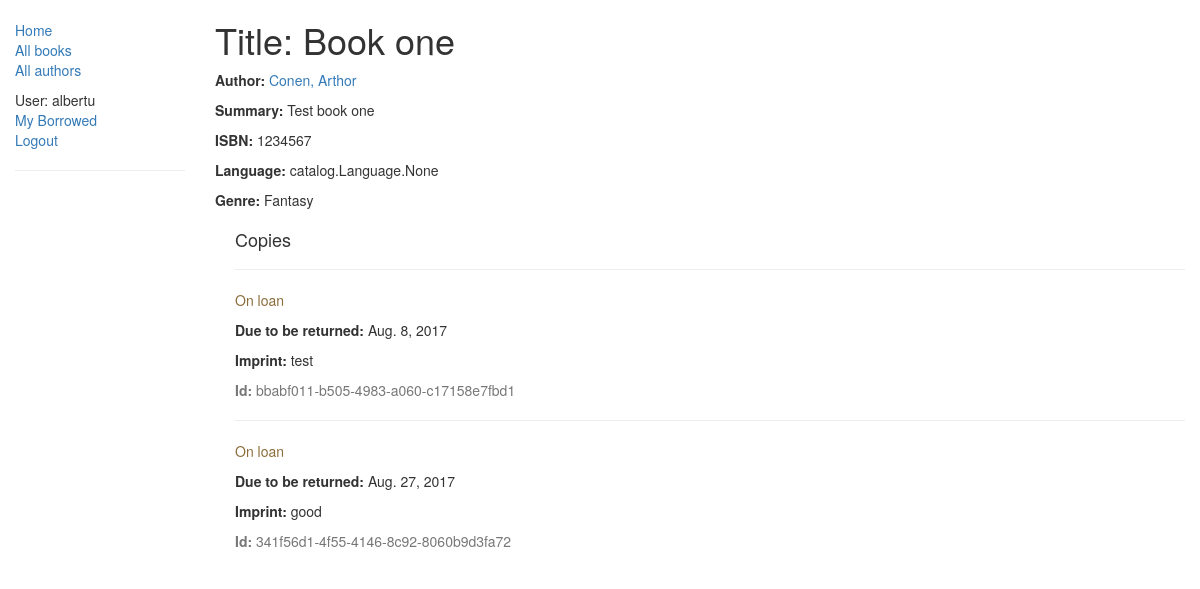
The page /catalog/book/1 (signed in) on the database its author committed.
### catalog/models.py (models this page shows, shortened)
class Book(models.Model):
    title = models.CharField(max_length=200)
    author = models.ForeignKey('Author', on_delete=models.SET_NULL, null=True)
    summary = models.TextField(max_length=1000, help_text="Enter a brief description of the book")
    isbn = models.CharField('ISBN', max_length=13,
                            help_text='13 Character <a href="https://www.isbn-international.org/content/what-isbn">ISBN number</a>')
    genre = models.ManyToManyField(Genre, help_text="Select a genre for this book")
    language = models.ManyToManyField(Language, help_text="Select a language for this book")
    def display_genre(self):
        """
        Creates a string for the Genre. This is required to display genre in Admin.
        """
        return ', '.join([genre.name for genre in self.genre.all()[:3]])
    display_genre.short_description = 'Genre'
    def display_language(self):
        """
        Creates a string for the Language. This is required to display Language in Admin.
        """
        return ', '.join([language.name for language in self.language.all()[:3]])
    display_language.short_description = 'Language'
    class Meta:
        ordering = ['title']

class Author(models.Model):
    first_name = models.CharField(max_length=100)
    last_name = models.CharField(max_length=100)
    date_of_birth = models.DateField(null=True, blank=True)
    date_of_death = models.DateField('Died', null=True, blank=True)
    def __str__(self):
        return '%s, %s' % (self.last_name, self.first_name)
    class Meta:
        ordering = ['last_name']

class Genre(models.Model):
    name = models.CharField(max_length=200, help_text="Enter a book genre (e.g. Science Fiction, French Poetry etc.)")
    def __str__(self):
        return self.name

class BookInstance(models.Model):
    id = models.UUIDField(primary_key=True, default=uuid.uuid4,
                          help_text="Unique ID for this particular book across whole library")
    book = models.ForeignKey('Book', on_delete=models.SET_NULL, null=True)
    imprint = models.CharField(max_length=200)
    due_back = models.DateField(null=True, blank=True)
    borrower = models.ForeignKey(User, on_delete=models.SET_NULL, null=True, blank=True)
    LOAN_STATUS = (
        ('m', 'Maintenance'),
        ('o', 'On loan'),
        ('a', 'Available'),
        ('r', 'Reserved'),
    )
    status = models.CharField(max_length=1, choices=LOAN_STATUS, blank=True, default='d', help_text='Book availability')
    class Meta:
        ordering = ["due_back"]
        permissions = (("can_mark_returned", "Set book as returned"),)
    def show_status(self):
        """
        Creates a string for the Bookinstance Status. This is required to display Status in Admin.
        """
        return ', '.join(self.status)
    show_status.short_description = 'Status'
    def display_due_date(self):
        """
        Creates a string for due date of the Loaned book . This is required to display Due Date in Admin.
        """
        return self.due_back
    display_due_date.short_description = 'Due Date'

### catalog/views.py (the view)
# urls.py: url(r'^book/(?P<pk>\d+)$', views.BookDetailView.as_view(), name='book-detail'),
class BookDetailView(LoginRequiredMixin, generic.DetailView):
    model = Book

### catalog/templates/catalog/book_detail.html
{% extends "base_generic.html" %}
{% block content %}
  <h1>Title: {{ book.title }}</h1>
  <p><strong>Author:</strong> <a href="{% url 'author-detail' book.author.pk %}">{{ book.author }}</a></p>
  <p><strong>Summary:</strong> {{ book.summary }}</p>
  <p><strong>ISBN:</strong> {{ book.isbn }}</p>
  <p><strong>Language:</strong> {{ book.language }}</p>
  <p><strong>Genre:</strong> {% for genre in book.genre.all %} {{ genre }}{% if not forloop.last %}, {% endif %}{% endfor %}</p>
  <div style="margin-left:20px;margin-top:20px">
    <h4>Copies</h4>
    {% for copy in book.bookinstance_set.all %}
    <hr>
    <p class="{% if copy.status == 'a' %}text-success{% elif copy.status == 'd' %}text-danger{% else %}text-warning{% endif %}">{{ copy.get_status_display }}</p>
    {% if copy.status != 'a' %}<p><strong>Due to be returned:</strong> {{copy.due_back}}</p>{% endif %}
    <p><strong>Imprint:</strong> {{copy.imprint}}</p>
    <p class="text-muted"><strong>Id:</strong> {{copy.id}}</p>
    {% endfor %}
  </div>
{% endblock %}

### catalog/templates/base_generic.html (shortened to what this page needs)
<!DOCTYPE html>
<html lang="en">
<head>
  {% load static %}
  <link rel="stylesheet" href="{% static 'css/style.css' %}" />
  <link rel="stylesheet" href="https://maxcdn.bootstrapcdn.com/bootstrap/3.3.7/css/bootstrap.min.css" />
</head>
<body>
  <div class="container-fluid">
    <div class="row">
      <div class="col-sm-2">
      {% block sidebar %}
      <ul class="sidebar-nav">
          <li><a href="{% url 'index' %}">Home</a></li>
          <li><a href="{% url 'books' %}">All books</a></li>
          <li><a href="{% url 'authors' %}">All authors</a></li>
          {% if user.is_authenticated %}
             <li>User: {{ user.get_username }}</li>
             <li><a href="{% url 'my-borrowed' %}">My Borrowed</a></li>
             <li><a href="{% url 'logout'%}?next={{request.path}}">Logout</a></li>
           {% else %}
             <li><a href="{% url 'login'%}?next={{request.path}}">Login</a></li>
          {% endif %}
          <hr />
      </ul>
     {% endblock %}
      </div>
      <div class="col-sm-10 ">
      {% block content %}{% endblock %}
      </div>
    </div>
  </div>
</body>
</html>

### catalog/static/css/style.css (style rules this page uses)
.sidebar-nav { margin-top: 20px; padding: 0; list-style: none; }

### rows shown on the page
Book: title "Book one", author "Conen, Arthor", summary "Test book one", isbn "1234567", language "catalog.Language.None"
Genre: name "Fantasy"
BookInstance: status "On loan", due_back "Aug. 8, 2017", imprint "test", id "bbabf011-b505-4983-a060-c17158e7fbd1"
BookInstance: status "On loan", due_back "Aug. 27, 2017", imprint "good", id "341f56d1-4f55-4146-8c92-8060b9d3fa72"

### other values the page prints
{{ user.get_username }} "albertu"
